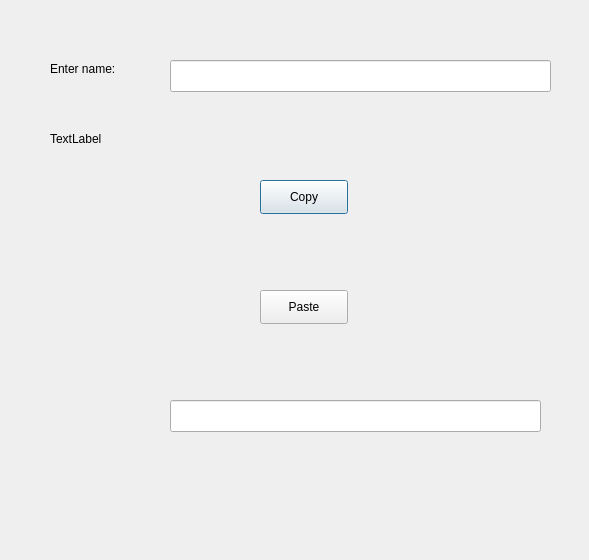
<?xml version="1.0" encoding="UTF-8"?>
<ui version="4.0">
 <class>Dialog</class>
 <widget class="QDialog" name="Dialog">
  <property name="geometry">
   <rect>
    <x>0</x>
    <y>0</y>
    <width>589</width>
    <height>560</height>
   </rect>
  </property>
  <property name="windowTitle">
   <string>Dialog</string>
  </property>
  <widget class="QPushButton" name="pushButton">
   <property name="geometry">
    <rect>
     <x>260</x>
     <y>180</y>
     <width>88</width>
     <height>34</height>
    </rect>
   </property>
   <property name="text">
    <string>Copy</string>
   </property>
  </widget>
  <widget class="QLineEdit" name="lineEdit">
   <property name="geometry">
    <rect>
     <x>170</x>
     <y>60</y>
     <width>381</width>
     <height>32</height>
    </rect>
   </property>
  </widget>
  <widget class="QLabel" name="label">
   <property name="geometry">
    <rect>
     <x>50</x>
     <y>130</y>
     <width>58</width>
     <height>18</height>
    </rect>
   </property>
   <property name="text">
    <string>TextLabel</string>
   </property>
  </widget>
  <widget class="QLabel" name="label_2">
   <property name="geometry">
    <rect>
     <x>50</x>
     <y>60</y>
     <width>91</width>
     <height>18</height>
    </rect>
   </property>
   <property name="text">
    <string>Enter name:</string>
   </property>
  </widget>
  <widget class="QPushButton" name="pushButton_2">
   <property name="geometry">
    <rect>
     <x>260</x>
     <y>290</y>
     <width>88</width>
     <height>34</height>
    </rect>
   </property>
   <property name="text">
    <string>Paste</string>
   </property>
  </widget>
  <widget class="QLineEdit" name="lineEdit_2">
   <property name="geometry">
    <rect>
     <x>170</x>
     <y>400</y>
     <width>371</width>
     <height>32</height>
    </rect>
   </property>
  </widget>
 </widget>
 <resources/>
 <connections>
  <connection>
   <sender>pushButton</sender>
   <signal>pressed()</signal>
   <receiver>lineEdit</receiver>
   <slot>selectAll()</slot>
   <hints>
    <hint type="sourcelabel">
     <x>319</x>
     <y>196</y>
    </hint>
    <hint type="destinationlabel">
     <x>319</x>
     <y>85</y>
    </hint>
   </hints>
  </connection>
  <connection>
   <sender>pushButton</sender>
   <signal>released()</signal>
   <receiver>lineEdit</receiver>
   <slot>copy()</slot>
   <hints>
    <hint type="sourcelabel">
     <x>286</x>
     <y>198</y>
    </hint>
    <hint type="destinationlabel">
     <x>285</x>
     <y>77</y>
    </hint>
   </hints>
  </connection>
  <connection>
   <sender>pushButton_2</sender>
   <signal>clicked()</signal>
   <receiver>lineEdit_2</receiver>
   <slot>paste()</slot>
   <hints>
    <hint type="sourcelabel">
     <x>312</x>
     <y>303</y>
    </hint>
    <hint type="destinationlabel">
     <x>314</x>
     <y>406</y>
    </hint>
   </hints>
  </connection>
 </connections>
</ui>
